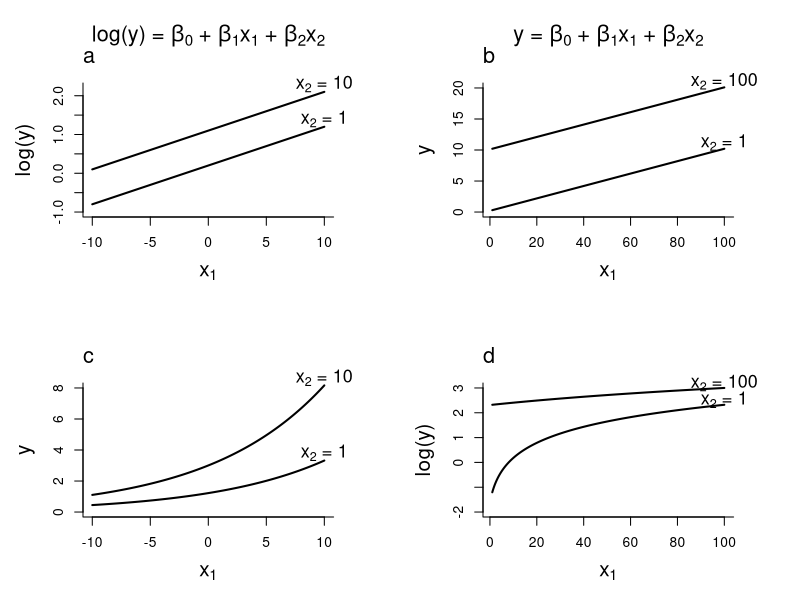
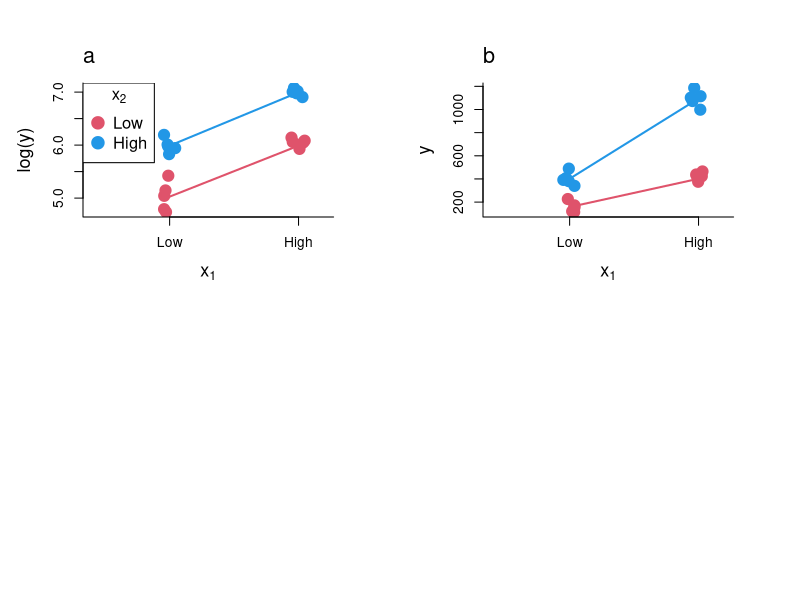

Write the R code that produced these figures, in order.

# Figure 1
# plot where there is no interaction on the log scale
  par(mfcol = c(2, 2), mar = c(5, 5, 5, 4))

  b0 <- 0.1
  b1 <- 0.1
  b2 <- 0.1
  
  x1 <- seq(-10, 10, 0.1)
  
  x2 <- 1
  ly1 <- b0 + b1*x1 + b2*x2

  x2 <- 10
  ly2 <- b0 + b1*x1 + b2*x2
  
  y1 <- exp(ly1)
  y2 <- exp(ly2)
  
  plot(ly2 ~ x1, type = "l", bty = "l", lwd = 2, ylim = c(-1, 2.2),
       xlab = expression(x[1]), ylab = "log(y)", cex.lab = 1.5)
  lines(ly1 ~ x1, lwd = 2)
  
  mtext("a", line = 1, adj = 0, cex = 1.3)
  mtext(expression(paste("log(y) = ",beta[0]," + ",beta[1],x[1]," + ",beta[2],x[2])), line = 2, cex = 1.3)
  
  text(10, max(ly1 + 0.2), expression(paste(x[2], " = 1")), xpd = NA, cex = 1.3)
  text(10, max(ly2 + 0.2), expression(paste(x[2], " = 10")), xpd = NA, cex = 1.3)  
  
  
  plot(y2 ~ x1, type = "l", bty = "l", lwd = 2, ylim = c(0, 8),
       xlab = expression(x[1]), ylab = "y", cex.lab = 1.5)
    lines(y1 ~ x1, lwd = 2)

  mtext("c", line = 1, adj = 0, cex = 1.3)

  text(10, max(y1 + 0.5), expression(paste(x[2], " = 1")), xpd = NA, cex = 1.3)
  text(10, max(y2 + 0.5), expression(paste(x[2], " = 10")), xpd = NA, cex = 1.3)
    
##########################################################
# plot where there is no interaction on the untransformed scale  
  
  b0 <- 0.1
  b1 <- 0.1
  b2 <- 0.1
  
  x1 <- seq(1, 100, 0.1)
  
  x2 <- 1
  ly1 <- (log(b0 + b1*x1 + b2*x2))
  y1 <- exp(ly1)

  x2 <- 100
  ly2 <- (log(b0 + b1*x1 + b2*x2))
  y2 <- exp(ly2)
  
  plot(y2 ~ x1, type = "l", bty = "l", lwd = 2, ylim = c(0, 20),
       xlab = expression(x[1]), ylab = "y", cex.lab = 1.5)
  lines(y1 ~ x1, lwd = 2)
  
  mtext("b", line = 1, adj = 0, cex = 1.3)
  mtext(expression(paste("y = ",beta[0]," + ",beta[1],x[1]," + ",beta[2],x[2])), line = 2, cex = 1.3)
  
  text(100, max(y1 + 1), expression(paste(x[2], " = 1")), xpd = NA, cex = 1.3)
  text(100, max(y2 + 1), expression(paste(x[2], " = 100")), xpd = NA, cex = 1.3)

  plot(ly2 ~ x1, type = "l", bty = "l", lwd = 2, ylim = c(-2, 3),
       xlab = expression(x[1]), ylab = "log(y)", cex.lab = 1.5)
    lines(ly1 ~ x1, lwd = 2)
      
  mtext("d", line = 1, adj = 0, cex = 1.3)

  text(100, max(ly1 + 0.2), expression(paste(x[2], " = 1")), xpd = NA, cex = 1.3)
  text(100, max(ly2 + 0.2), expression(paste(x[2], " = 100")), xpd = NA, cex = 1.3)
  
  
########################################################################
# Figure 2

  set.seed(123)
  nsim <- 10
  b0 <- 3
  b1 <- 0.1
  b2 <- 0.1
  
  x1 <- rep(c(10, 20), each = nsim)
  x2 <- rep(c(10, 20), nsim)

  table(paste(x1, x2))
    
  y <- rnorm(length(x1), exp(b0 + b1*x1 + b2*x2), 50)
  ly <- log(y)
  
  par(mfrow = c(2, 2))

# plot with x1 on x axis
  
  plot(ly ~ jitter(x1, 0.3), pch = 19, col = x2, cex = 1.8, xlim = c(4, 22),
       xaxt = "n", xlab = expression(x[1]), bty = "l", ylab = "log(y)", cex.lab = 1.3)
  axis(1, at = c(10, 20), labels = c("Low", "High"), cex = 1.3)
  lines(c(10, 20), c(mean(ly[x1 == 10 & x2 == 10]), mean(ly[x1 == 10 & x2 == 20])), col = x2[1], lwd = 2)
  lines(c(10, 20), c(mean(ly[x1 == 10 & x2 == 20]), mean(ly[x1 == 20 & x2 == 20])), col = x2[2], lwd = 2)
  mtext("a", line = 1, adj = 0, cex = 1.3)
  legend("topleft", 
         legend = c("Low", "High"), 
         col = c(x2[1], x2[2]), 
         pch = 19, 
         pt.cex = 2, 
         cex = 1.2, 
         text.col = "black",
         title = expression(x[2]))    

  plot(y ~ jitter(x1, 0.3), pch = 19, col = x2, cex = 1.8, xlim = c(4, 22),
       xaxt = "n", xlab = expression(x[1]), bty = "l", ylab = "y", cex.lab = 1.3)
  axis(1, at = c(10, 20), labels = c("Low", "High"), cex = 1.3)
  lines(c(10, 20), c(mean(y[x1 == 10 & x2 == 10]), mean(y[x1 == 10 & x2 == 20])), col = x2[1], lwd = 2)
  lines(c(10, 20), c(mean(y[x1 == 10 & x2 == 20]), mean(y[x1 == 20 & x2 == 20])), col = x2[2], lwd = 2)
  mtext("b", line = 1, adj = 0, cex = 1.3)

# analyse as factor variables
  fx1 <- factor(x1)
  fx2 <- factor(x2)
  
  summary(lm(log(y) ~ fx1*fx2))
  summary(lm(y ~ fx1*fx2))
  summary(lm(y ~ fx1 + fx2))
  
  
